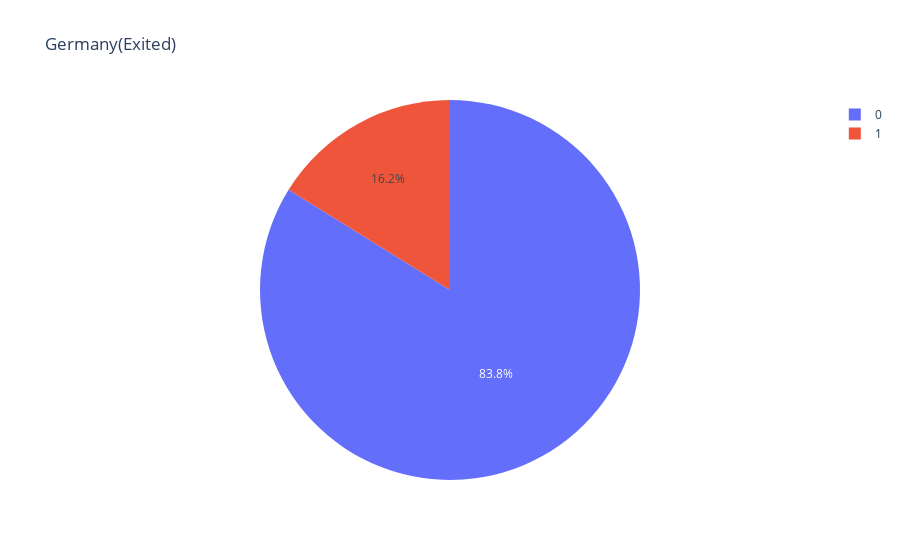

Notebook source saved alongside this figure:
### Markdown cell above
25.ใช้ plotly พล็อต pie chart ของอัตราส่วนของ % ของจำนวนลูกค้าที่ churn ในแต่ละภูมิภาค (ไม่เหมือนข้อ 22)

### Code cell
import plotly.express as px
df7 = df.groupby('Geography').get_group('France')
fig = plt.figure(figsize=(8,8))
px.pie(df7,values = df7.groupby('Exited').count().iloc[:,1],names = df7.groupby('Exited').count().index 
       ,title='Germany(Exited)')

### Figure 1 — Plotly figure (JSON) as saved in the notebook; plotly's stock layout.template omitted (floating-point values rounded to 4 significant figures)
{"data": [{"domain": {"x": [0, 1], "y": [0, 1]}, "hovertemplate": "label=%{label}<br>value=%{value}<extra></extra>", "labels": [0, 1], "legendgroup": "", "name": "", "showlegend": true, "type": "pie", "values": [4204, 810]}], "layout": {"legend": {"tracegroupgap": 0}, "title": {"text": "Germany(Exited)"}}}
